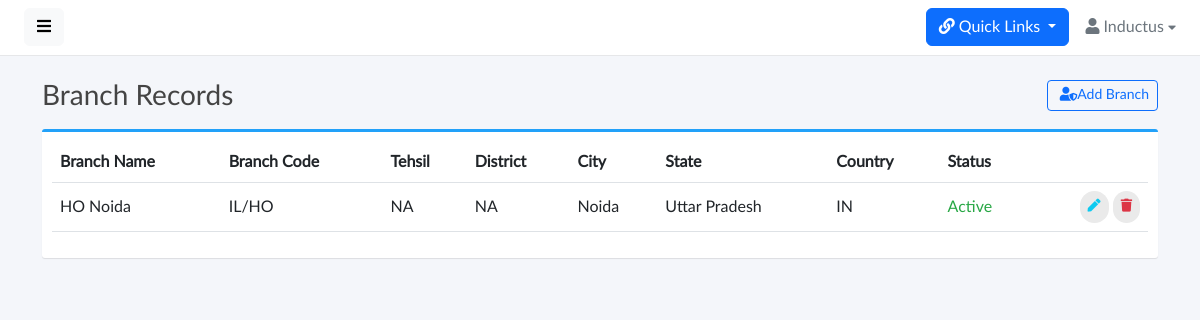
The page /job-master/branch-master/ (signed in) on the database as committed earlier.
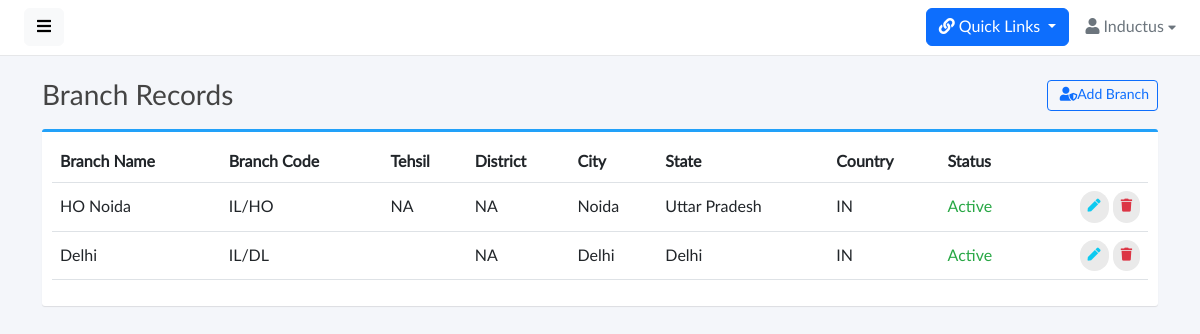
The same page on the database as committed later.
### base/models.py (models this page shows, shortened)
class Branch(models.Model):
    id = models.CharField(default=generate_unique_id,primary_key=True,editable=False,max_length=25)
    branch_name = models.CharField(max_length=100,unique=True)
    branch_code = models.CharField(max_length=100,unique=True)
    address = models.CharField(max_length=200,blank=True,null=True)
    tehsil = models.CharField(max_length=100,blank=True,null=True)
    district = models.CharField(max_length=100,blank=True,null=True)
    city = models.CharField(max_length=50,blank=True,null=True)
    state = models.CharField(max_length=50,choices=STATE_CHOICES,blank=True,null=True)
    country = CountryField(blank_label="(select country)")
    status = models.BooleanField()

### base/views.py (the view)
# urls.py: path('job-master/branch-master/',views.BranchMaster,name='branch-master'),
@login_required(login_url='signin')
def BranchMaster(request):
    branch_records = Branch.objects.all()
    if request.method == 'POST':
        branch_form = BranchMasterForm(data=request.POST)
        branch_code = request.POST['branch_code']
        branch_name = request.POST['branch_name']
        branchcode_exist = Branch.objects.filter(branch_code=branch_code).exists() or  Branch.objects.filter(branch_name=branch_name).exists()
        if branchcode_exist:
            messages.error(request, "Branch name or code already Exists")
            return redirect('branch-master')
        if branch_form.is_valid():
            branch_form.save()
            messages.success(request, "Branch added successfully.")
            return redirect('branch-master')
    else:
        branch_form = BranchMasterForm()
    context = {
        'branch_records': branch_records,
        'branch_form': branch_form,
    }
    return render(request, 'branch_master.html', context)

### base/models.py (called while the page is built)
def generate_unique_id():
    return nanoid.generate(size=25)

### base/templates/branch_master.html (shortened to what this page needs)
{% extends 'base.html' %} {% load static %} {% block start %}
<div class="content">
  <div class="container">
    <div class="page-title">
      <h3>
        Branch Records
        <button
          type="button"
          class="btn btn-sm btn-outline-primary float-end"
          data-bs-toggle="modal"
          data-bs-target="#exampleModal"
        >
          &nbsp;<i class="fas fa-user-shield"></i>Add Branch
        </button>
      </h3>
    </div>
    <div class="box box-primary">
      <div class="box-body">
        <table width="100%" class="table table-hover" id="dataTables-example">
          <thead>
            <tr>
              <th>Branch Name</th>
              <th>Branch Code</th>
              <th>Tehsil</th>
              <th>District</th>
              <th>City</th>
              <th>State</th>
              <th>Country</th>
              <th>Status</th>
              <th></th>
            </tr>
          </thead>
          <tbody>
            {% for branch in branch_records %}
            <tr>
              <td>{{branch.branch_name}}</td>
              <td>{{branch.branch_code}}</td>
              <td>{{branch.tehsil}}</td>
              <td>{{branch.district}}</td>
              <td>{{branch.city}}</td>
              <td>{{branch.state}}</td>
              <td>{{branch.country}}</td>
              {% if branch.status %}
              <td style="color: #28a745">Active</td>
              {% else %}
              <td style="color: #dc3545">In Active</td>
              {% endif %}
              <td class="text-end">
                <a
                  href=""
                  class="btn btn-outline-info btn-rounded"
                  data-bs-toggle="modal"
                  data-bs-target="#editBranchModal{{branch.id}}"
                  ><i class="fas fa-pen"></i
                ></a>
                <a
                  class="btn btn-outline-danger btn-rounded"
                  data-bs-toggle="modal"
                  data-bs-target="#deleteBranchModal{{branch.id}}"
                >
                  <i class="fas fa-trash"></i>
                </a>
              </td>
            </tr>
            {% endfor %}
          </tbody>
        </table>
      </div>
    </div>
  </div>
</div>
{% endblock %}

Rows that differ between the two databases and show on the page:
added Branch: branch_name "Delhi", branch_code "IL/DL", district "NA", city "Delhi", state "Delhi", country "IN", status "Active"
